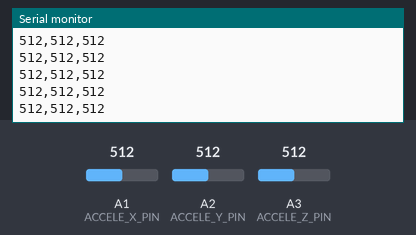
Simulated run of this sketch. Board: Arduino Uno, built with avr-gcc and run on an emulated ATmega328P. On the bench: the last lines printed to the serial monitor. The test bench sets the inputs (shaded band); at power-on: A1 (ACCELE_X_PIN) = 512, A2 (ACCELE_Y_PIN) = 512, A3 (ACCELE_Z_PIN) = 512.

Above: at 1.2 s.
1.3 s: A1 (ACCELE_X_PIN) set to 11
At 2.0 s:
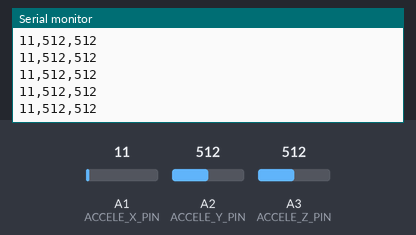
2.8 s: A1 (ACCELE_X_PIN) set to 8
At 3.6 s:
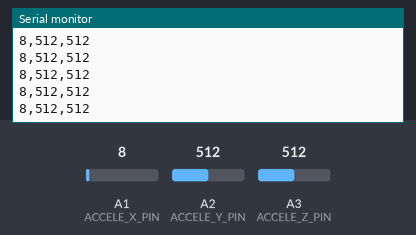
8.8 s: A1 (ACCELE_X_PIN) set to 92
At 9.8 s:
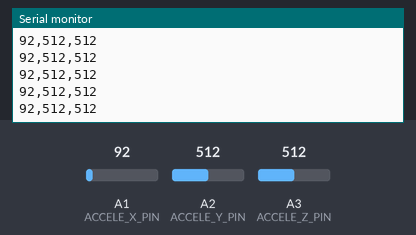
10.3 s: A1 (ACCELE_X_PIN) set to 107
At 11.2 s:
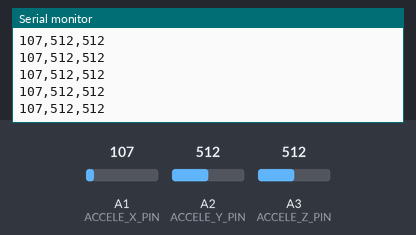
Timing chart, 0 to 12.8 s (numbered marks = the images above; inputs shaded):
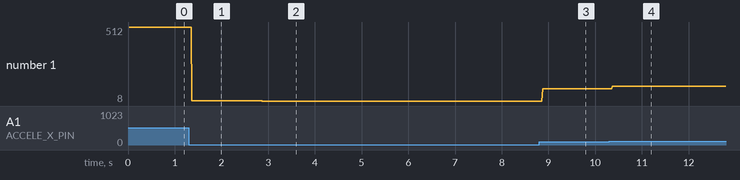

Measured:
- after the input at 1.3 s, the serial monitor: prints a new line after 0.07 s (image 1)
- after the input at 2.8 s, the serial monitor: prints a new line after 0.08 s (image 2)
- after the input at 8.8 s, the serial monitor: prints a new line after 0.07 s (image 3)
- after the input at 10.3 s, the serial monitor: prints a new line after 0.07 s (image 4)
- plotted number 1: 512 → 11 after the input at 1.3 s, 11 → 8 after the input at 2.8 s, 8 → 92 after the input at 8.8 s, 92 → 107 after the input at 10.3 s

The sketch:

accelerometer.ino
```cpp
#define ACCELE_X_PIN A1 // 加速度センサ X軸出力ピン
#define ACCELE_Y_PIN A2 // 加速度センサ Y軸出力ピン
#define ACCELE_Z_PIN A3 // 加速度センサ Z軸出力ピン

void setup(){
  Serial.begin(9600);

  // 凡例表示
  Serial.print("ACCELE_X");
  Serial.print(",");
  Serial.print("ACCELE_Y");
  Serial.print(",");
  Serial.println("ACCELE_Z");
}

void loop(){
  // 加速度センサの出力値を取得して送信
  Serial.print(analogRead(ACCELE_X_PIN));
  Serial.print(",");
  Serial.print(analogRead(ACCELE_Y_PIN));
  Serial.print(",");
  Serial.print(analogRead(ACCELE_Z_PIN));
  Serial.println();
}
```
